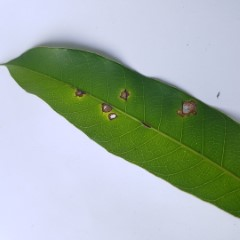
#> input picture Hybrid/Preprocessing time/20211011_133406 (Custom).jpg, 240 x 240 px
$ jupyter execute prprocessingtime.ipynb   (shell and % lines are left out)
#> lines starting #> are read from the running program, lines starting #| are printed output that depends on the picture
[cell 1]
import os
import numpy as np
import cv2
from PIL import Image
import matplotlib.pyplot as plt
import tensorflow as tf
from tensorflow import keras
from tensorflow.keras.preprocessing.image import ImageDataGenerator
from keras.applications import MobileNet,VGG16
from keras.layers import Dense
from rembg import remove
from keras.models import Model
from tqdm import tqdm

[cell 2]
def enhance_image(image):
  # Load the input image
#> called with image = './20211011_133406 (Custom).jpg'
  input_image = Image.open(image)
#> input_image is the input picture: PIL image 240x240 RGB; mean R, G, B 162.8, 178, 167.9
  plt.imshow(input_image)

  # remove background
  output_image = remove(input_image, alpha_matting=True)

  # Create a black background of the same size as the input image
  black_background = Image.new('RGB', input_image.size, (0, 0, 0))

  if black_background.size != output_image.size:
    # Resize one of the images to match the dimensions of the other
    black_background = black_background.resize(output_image.size)

  if black_background.mode != output_image.mode:
    # Convert one of the images to the same mode as the other
    black_background = black_background.convert(output_image.mode)

  # Composite the foreground object onto the black background
  composite_image = Image.alpha_composite(black_background.convert('RGBA'), output_image)

  # Convert the PIL Image to a NumPy array
  composite_np = np.array(composite_image)

    # Convert to BGR (OpenCV format)
  bgr = cv2.cvtColor(composite_np, cv2.COLOR_RGBA2BGR)

  hsv_img = cv2.cvtColor(bgr, cv2.COLOR_BGR2HSV)
  h, s, v = hsv_img[:,:,0], hsv_img[:,:,1], hsv_img[:,:,2]

  clahe = cv2.createCLAHE(clipLimit = 10.0, tileGridSize = (20,20))
  v = clahe.apply(v)
  hsv_img = np.dstack((h,s,v))
  rgb = cv2.cvtColor(hsv_img, cv2.COLOR_HSV2RGB)


  bgr = cv2.cvtColor(rgb, cv2.COLOR_RGB2BGR)

  gamma = 1.5

  # Perform gamma correction
  gamma_corrected = np.power(bgr / 255.0, gamma)

  gamma_corrected = np.uint8(gamma_corrected * 255)
  final_output = cv2.cvtColor(gamma_corrected, cv2.COLOR_BGR2RGB)

  return final_output

[cell 3]
enhance_image('./20211011_133406 (Custom).jpg')
#> (the call stopped at in enhance_image, `output_image = remove(input_image, alpha_matting=True)`: rembg is not available in this run)

[cell 4]
import cv2
import numpy as np
import os
from sklearn.svm import SVC
from sklearn.model_selection import train_test_split
from sklearn.utils import resample
from sklearn.metrics import classification_report, confusion_matrix
from skimage.feature import local_binary_pattern
from skimage.feature import hog

[cell 5]
def process_image(image_path, image_size=32):
    """
    Reads, resizes, and preprocesses a grayscale contour image.
    Extracts features including flattened pixels, LBP, Hu Moments, and HOG.
    """
#> called with image_path = './20211011_133406 (Custom).jpg', image_size = 32
    image = cv2.imread(image_path, cv2.IMREAD_GRAYSCALE)
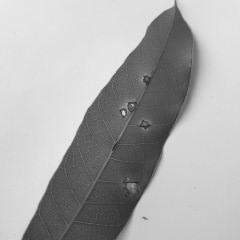
#> image: shape (240, 240); min 37, max 237, mean 172.4
    if image is None:
        return None

    # Resize image to a fixed size (32x32)
    image_resized = cv2.resize(image, (image_size, image_size))
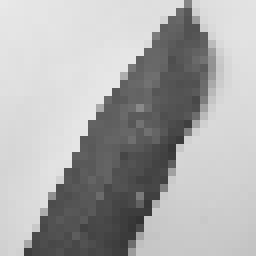
#> image_resized: shape (32, 32) (shown 8 times larger); min 51, max 233, mean 172.3
    image_normalized = image_resized / 255.0  # Normalize pixel intensities

    # Flattened pixel intensities
    flat_features = image_normalized.flatten()
#> flat_features = 1024 values, max 0.914 at index 0, min 0.2 at index 881, mean 0.676

    # Convert to uint8 for LBP and HOG
    image_uint8 = (image_normalized * 255).astype(np.uint8)

    # Extract Local Binary Pattern (LBP) features
    radius = 2
    n_points = 8 * radius
    lbp = local_binary_pattern(image_uint8, n_points, radius, method="uniform")
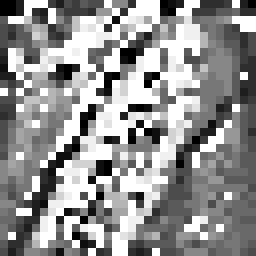
#> lbp: shape (32, 32) float64 (shown 8 times larger); min 0, max 17, mean 9.73; drawn with min black and max white
    n_bins = int(lbp.max() + 1)
#> n_bins = 18
    lbp_hist, _ = np.histogram(lbp, bins=n_bins, range=(0, n_bins))
#> lbp_hist = 18 values, max 242 at index 17, min 16 at index 15, mean 56.89
    lbp_hist_normalized = lbp_hist.astype("float") / lbp_hist.sum()
#> lbp_hist_normalized = 18 values, max 0.236 at index 17, min 0.0156 at index 15, mean 0.0556

    # Extract Hu Moments (shape-based features)
    moments = cv2.moments(image_normalized)
#> moments = moments, m00 691.8, centre m10/m00, m01/m00 = (15.27, 14.46)
    hu_moments = cv2.HuMoments(moments).flatten()
#> hu_moments = [0.269, 0.000833, 4.83e-05, 0.00011, 7.05e-09, 1.3e-06, -3.75e-09]

    # Extract HOG features (captures shape and texture)
    hog_features, _ = hog(image_uint8, orientations=9, pixels_per_cell=(8, 8), cells_per_block=(2, 2),
                          block_norm='L2-Hys', visualize=True)
#> hog_features = 324 values, max 0.571 at index 28, min 0 at index 8, mean 0.103

    # Concatenate all features (pixels, LBP, Hu Moments, HOG)
    combined_features = np.concatenate([flat_features, lbp_hist_normalized, hu_moments, hog_features])
#> combined_features = 1373 values, max 0.914 at index 0, min -3.75e-09 at index 1048, mean 0.529

    return combined_features
